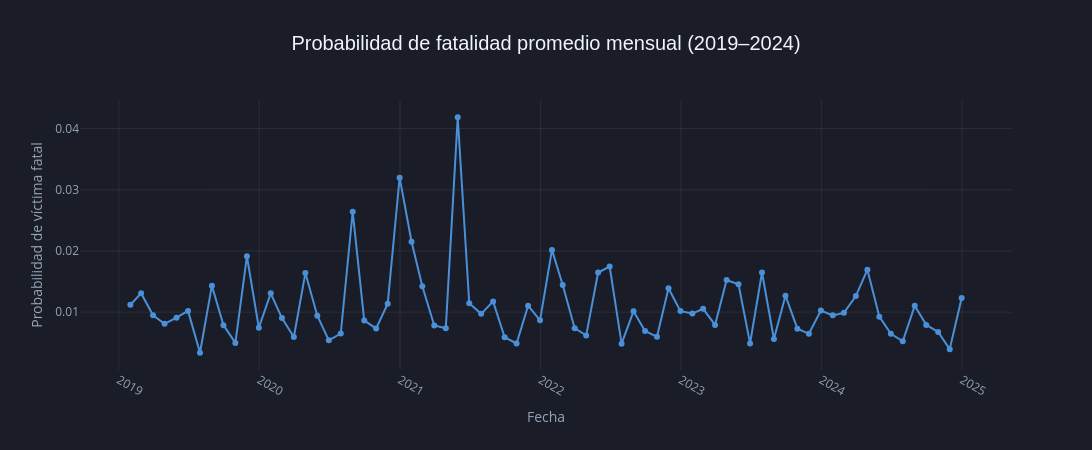

This figure's notebook cell:
### Markdown cell above
Este gráfico permite abrir la "caja negra" del algoritmo Random Forest para entender qué variables aportaron mayor ganancia de información al modelo al momento de predecir la siniestralidad vial.

La suma de la importancia de todas las variables del proyecto equivale a 1.00 (100%), y el gráfico muestra el top 10 de las características con mayor peso:

Dominio Climático: Los factores meteorológicos lideran de forma contundente la capacidad predictiva del modelo. La variable temp_media concentra el 41.6% de la importancia, seguida por precipitacion con el 21.1%. En conjunto, el clima explica más del 62% de las decisiones del algoritmo.

Factores Temporales y Calendario: Las variables asociadas al tiempo (como días específicos de la semana o meses del año) muestran un impacto secundario. Por ejemplo, dia_semana_6 (Sábado) tiene un peso del 4.4%, mientras que variables como es_fin_de_semana o es_feriado rondan apenas el 3.7% - 4.0%.

Conclusión Analítica
El análisis revela que para este modelo el contexto ambiental (si hace frío/calor o si hay lluvias) es un predictor muchísimo más potente de incidentes viales que el factor puramente cronológico (el día de la semana o el mes del año). Las variables climáticas seleccionadas por el equipo aportan la mayor cantidad de "señal" al algoritmo.

### Code cell
# ── Gráfico 4: Evolución de la probabilidad de fatalidad mensual ──────────────

# 1. Agrupamos los datos por mes de forma idéntica a tu lógica original
df_mensual = (
    df_final
    .set_index('fecha')['probabilidad_fatalidad']
    .resample('ME')
    .mean()
    .reset_index()
)

# 2. Creamos el gráfico de línea interactivo con Plotly Express
fig_linea = px.line(
    df_mensual,
    x='fecha',
    y='probabilidad_fatalidad',
    title='Probabilidad de fatalidad promedio mensual (2019–2024)',
    labels={'fecha': 'Fecha', 'probabilidad_fatalidad': 'Probabilidad promedio'},
    markers=True 
)

# 3. Forzamos el color azul vibrante para que resalte en el fondo oscuro
fig_linea.update_traces(
    line_color='#4A90D9', 
    marker=dict(size=6, color='#4A90D9')
)

# 4. DISEÑO UNIFICADO OSCURO
fig_linea.update_layout(
    template=None,
    paper_bgcolor='#1A1D27', 
    plot_bgcolor='#1A1D27',
    
    title_font_size=20,
    title_font_family='Arial',
    font_color='#F1F5F9',
    
    height=450,
    width=1100
)

# 5. Ajustes de legibilidad para los ejes (rotación de fechas y grillas tenues)
fig_linea.update_xaxes(
    showgrid=True, 
    gridcolor='rgba(255,255,255,0.07)', 
    color='#94A3B8',
    tickfont=dict(color='#94A3B8'),
    tickangle=30 
)
fig_linea.update_yaxes(
    title_text='Probabilidad de víctima fatal',
    showgrid=True, 
    gridcolor='rgba(255,255,255,0.07)', 
    color='#94A3B8',
    tickfont=dict(color='#94A3B8')
)

# Mostramos la línea de tiempo interactiva
fig_linea.show()

### Figure 1 — Plotly figure (JSON) as saved in the notebook; plotly's stock layout.template omitted (floating-point values rounded to 4 significant figures)
{"data": [{"hovertemplate": "Fecha=%{x}<br>Probabilidad promedio=%{y}<extra></extra>", "legendgroup": "", "line": {"color": "#4A90D9", "dash": "solid"}, "marker": {"color": "#4A90D9", "size": 6, "symbol": "circle"}, "mode": "lines+markers", "name": "", "orientation": "v", "showlegend": false, "type": "scatter", "x": ["2019-01-31T00:00:00.000000", "2019-02-28T00:00:00.000000", "2019-03-31T00:00:00.000000", "2019-04-30T00:00:00.000000", "2019-05-31T00:00:00.000000", "2019-06-30T00:00:00.000000", "2019-07-31T00:00:00.000000", "2019-08-31T00:00:00.000000", "2019-09-30T00:00:00.000000", "2019-10-31T00:00:00.000000", "2019-11-30T00:00:00.000000", "2019-12-31T00:00:00.000000", "2020-01-31T00:00:00.000000", "2020-02-29T00:00:00.000000", "2020-03-31T00:00:00.000000", "2020-04-30T00:00:00.000000", "2020-05-31T00:00:00.000000", "2020-06-30T00:00:00.000000", "2020-07-31T00:00:00.000000", "2020-08-31T00:00:00.000000", "2020-09-30T00:00:00.000000", "2020-10-31T00:00:00.000000", "2020-11-30T00:00:00.000000", "2020-12-31T00:00:00.000000", "2021-01-31T00:00:00.000000", "2021-02-28T00:00:00.000000", "2021-03-31T00:00:00.000000", "2021-04-30T00:00:00.000000", "2021-05-31T00:00:00.000000", "2021-06-30T00:00:00.000000", "2021-07-31T00:00:00.000000", "2021-08-31T00:00:00.000000", "2021-09-30T00:00:00.000000", "2021-10-31T00:00:00.000000", "2021-11-30T00:00:00.000000", "2021-12-31T00:00:00.000000", "2022-01-31T00:00:00.000000", "2022-02-28T00:00:00.000000", "2022-03-31T00:00:00.000000", "2022-04-30T00:00:00.000000", "2022-05-31T00:00:00.000000", "2022-06-30T00:00:00.000000", "2022-07-31T00:00:00.000000", "2022-08-31T00:00:00.000000", "2022-09-30T00:00:00.000000", "2022-10-31T00:00:00.000000", "2022-11-30T00:00:00.000000", "2022-12-31T00:00:00.000000", "2023-01-31T00:00:00.000000", "2023-02-28T00:00:00.000000", "2023-03-31T00:00:00.000000", "2023-04-30T00:00:00.000000", "2023-05-31T00:00:00.000000", "2023-06-30T00:00:00.000000", "2023-07-31T00:00:00.000000", "2023-08-31T00:00:00.000000", "2023-09-30T00:00:00.000000", "2023-10-31T00:00:00.000000", "2023-11-30T00:00:00.000000", "2023-12-31T00:00:00.000000", "2024-01-31T00:00:00.000000", "2024-02-29T00:00:00.000000", "2024-03-31T00:00:00.000000", "2024-04-30T00:00:00.000000", "2024-05-31T00:00:00.000000", "2024-06-30T00:00:00.000000", "2024-07-31T00:00:00.000000", "2024-08-31T00:00:00.000000", "2024-09-30T00:00:00.000000", "2024-10-31T00:00:00.000000", "2024-11-30T00:00:00.000000", "2024-12-31T00:00:00.000000"], "xaxis": "x", "y": [0.0112, 0.01308, 0.009489, 0.008097, 0.009092, 0.01021, 0.00337, 0.01433, 0.007883, 0.004975, 0.01913, 0.007456, 0.01307, 0.009029, 0.005949, 0.01639, 0.009421, 0.0054, 0.006514, 0.02641, 0.00862, 0.007345, 0.01138, 0.03198, 0.0215, 0.01424, 0.007819, 0.007373, 0.04185, 0.01144, 0.009724, 0.01176, 0.00591, 0.004888, 0.01105, 0.008668, 0.02018, 0.01443, 0.007377, 0.006192, 0.01648, 0.01745, 0.004852, 0.01015, 0.006921, 0.005979, 0.01391, 0.01017, 0.009771, 0.01055, 0.007924, 0.01526, 0.01457, 0.004899, 0.01649, 0.005622, 0.0127, 0.007309, 0.006468, 0.01027, 0.009478, 0.009892, 0.01263, 0.01695, 0.009272, 0.006459, 0.00525, 0.01104, 0.007922, 0.006757, 0.00396, 0.0123], "yaxis": "y"}], "layout": {"font": {"color": "#F1F5F9"}, "height": 450, "legend": {"tracegroupgap": 0}, "paper_bgcolor": "#1A1D27", "plot_bgcolor": "#1A1D27", "title": {"font": {"family": "Arial", "size": 20}, "text": "Probabilidad de fatalidad promedio mensual (2019–2024)"}, "width": 1100, "xaxis": {"anchor": "y", "color": "#94A3B8", "domain": [0, 1], "gridcolor": "rgba(255,255,255,0.07)", "showgrid": true, "tickangle": 30, "tickfont": {"color": "#94A3B8"}, "title": {"text": "Fecha"}}, "yaxis": {"anchor": "x", "color": "#94A3B8", "domain": [0, 1], "gridcolor": "rgba(255,255,255,0.07)", "showgrid": true, "tickfont": {"color": "#94A3B8"}, "title": {"text": "Probabilidad de víctima fatal"}}}}
